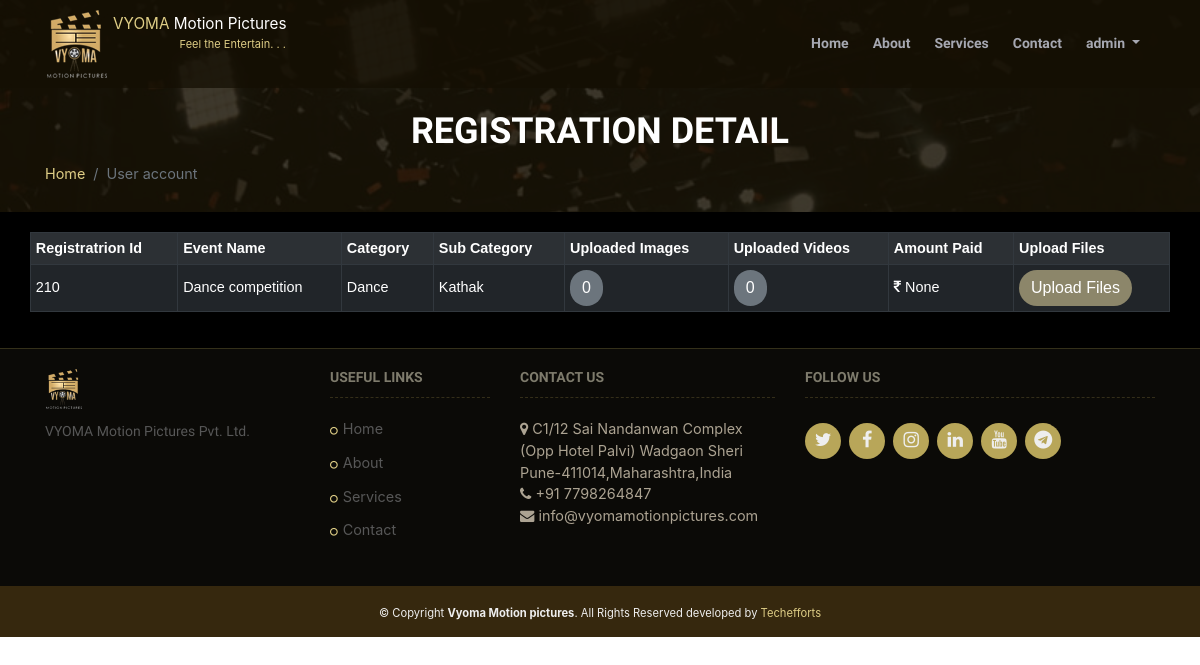
The app's page /user_account/ (signed in) with its own data.
### event_reg/models.py (models this page shows)
class user_reg(models.Model):
    user=models.ForeignKey(settings.AUTH_USER_MODEL, on_delete=models.CASCADE, null=True, default=None)
    event=models.ForeignKey(event,on_delete=models.CASCADE, null=True, default=None)
    event_sub_category=models.CharField(max_length=80,null=True,blank=True)
    first_name=models.CharField(max_length=125,null=True,blank=True)
    Last_name=models.CharField(max_length=125,null=True,blank=True)
    Email=models.EmailField(max_length=254,null=True,blank=True)
    gender = models.CharField(max_length=1,null=True,blank=True, choices=GENDER_CHOICES)
    age=models.IntegerField(null=True,blank=True)
    mobile=models.IntegerField(null=True,blank=True)
    alternamte_mobile=models.IntegerField(null=True,blank=True)
    marital_status=models.CharField(max_length=1,null=True,blank=True)
    birthdate=models.CharField(max_length=100,null=True,blank=True)
    address=models.TextField(blank=True,null=True)
    city=models.CharField(max_length=50,null=True,blank=True)
    state=models.CharField(max_length=50,null=True,blank=True)
    pincode=models.IntegerField(null=True,blank=True)
    id_proof=models.CharField(max_length=50,null=True,blank=True)
    identity_proof=models.ImageField(upload_to="identity_proof/",verbose_name='identity_proof',null=True,blank=True)
    identity_proof_back=models.ImageField(upload_to="identity_proof/",verbose_name='identity_proof',null=True,blank=True)

class event(models.Model):
    event_name=models.CharField(max_length=125)
    event_photo=models.ImageField(upload_to="images/",null=True,blank=True)
    event_location=models.CharField(max_length=100)
    event_category=models.CharField(max_length=100,null=True,choices=CATEGORY_CHOICES, default='None')
    event_start_date=models.DateField(auto_now=False, auto_now_add=False)
    event_end_date=models.DateField(auto_now=False, auto_now_add=False)
    event_discription=models.TextField(blank=True,null=True)
    event_address=models.TextField(blank=True,null=True)
    file_categories_instruction=models.CharField(max_length=500,null=True,blank=True)
    file_type_instruction=models.CharField(max_length=500,null=True,blank=True)
    file_size_instruction=models.CharField(max_length=500,null=True,blank=True)
    participant_Age_instruction=models.CharField(max_length=500,null=True,blank=True)
    Registration_fees_instruction=models.CharField(max_length=500,null=True,blank=True)
    entry_deadline_instruction=models.DateField(auto_now=False, auto_now_add=False,null=True,blank=True)
    notification_date_instruction=models.DateField(auto_now=False, auto_now_add=False,null=True)
    prize_dist_instruction=models.DateField(auto_now=False, auto_now_add=False,null=True)
    other_instruction1=models.CharField(max_length=500,null=True,blank=True)
    other_instruction2=models.CharField(max_length=500,null=True,blank=True)
    other_instruction3=models.CharField(max_length=500,null=True,blank=True)
    other_instruction4=models.CharField(max_length=500,null=True,blank=True)
    other_instruction5=models.CharField(max_length=500,null=True,blank=True)
    event_highlight1=models.TextField(blank=True,null=True)
    event_highlight2=models.TextField(blank=True,null=True)
    event_highlight3=models.TextField(blank=True,null=True)
    event_highlight4=models.TextField(blank=True,null=True)
    event_highlight5=models.TextField(blank=True,null=True)
    event_highlight6=models.TextField(blank=True,null=True)
    event_photo1=models.ImageField(upload_to="images/",null=True,blank=True)
    event_photo2=models.ImageField(upload_to="images/",null=True,blank=True)
    event_photo3=models.ImageField(upload_to="images/",null=True,blank=True)
    event_photo4=models.ImageField(upload_to="images/",null=True,blank=True)
    event_photo5=models.ImageField(upload_to="images/",null=True,blank=True)
    event_photo6=models.ImageField(upload_to="images/",null=True,blank=True)
    event_photo7=models.ImageField(upload_to="images/",null=True,blank=True)

### event_reg/views.py (the view)
# urls.py: path('user_account/', views.user_account, name ='user_account'),
def user_account(request):
	user=request.user
	user_registration_details=[]
	registration_details=user_reg.objects.filter(Email=user.email)
	for register_user in registration_details:
		video=Videos.objects.filter(user_reg=register_user,event=register_user.event)
		image=Images.objects.filter(user_reg=register_user,event=register_user.event)
		payment_history=PaytmHistory.objects.filter(user_reg=register_user)
		amount=payment_history.aggregate(Sum('TXNAMOUNT'))
		video_count=video.count()
		images_count=image.count()
		registration_details={
		"register_user":register_user,
		"image_count":images_count,
		"video_count":video_count,
		"image":image,
		"video":video,
		"amount":amount,
		"Payment_resp":payment_history
		}
		user_registration_details.append(registration_details)
	print (user_registration_details)
	return render(request,'user_account.html',{'registration_details':user_registration_details})

### templates/user_account.html (shortened to what this page needs)
{% extends 'master.html' %}
{% load static %}
{% block content %}
    <section id="innerpage">
        <div class="container wow fadeInUp">
            <div class="section-header">
                <h2>Registration Detail</h2>
                <ul class="breadcrumb">
                    <li class="breadcrumb-item"><a href="{% url 'index' %}">Home</a></li>
                    <li class="breadcrumb-item active" aria-current="page">User account</li>
                </ul>
            </div>
        </div>
    </section>
    <main id="main" class="bg-white">
        <div class="container">
            <section class="wow fadeInUp">
                <div class="row">
                    <table class="table table-dark table-striped table-responsive-lg">
  <tr>
     <th>Registratrion Id</th>
    <th>Event Name</th>
    <th>Category</th>
    <th>Sub Category</th>
    <th>Uploaded Images</th>
    <th>Uploaded Videos</th>
    <th>Amount Paid</th>
    <th>Upload Files</th>
  </tr>
  {%for reg in registration_details %}
  <tr>
    <td>{{reg.register_user.id}} </td>
    <td>{{reg.register_user.event.event_name}}</td>
    <td>{{reg.register_user.event.event_category}}</td>
    <td>{{reg.register_user.event_sub_category}}</td>
   <td>
       <button type="button" class="btn btn-secondary" data-toggle="collapse" data-target="#demo_img_{{reg.register_user.id}}">{{reg.image_count}}</button>
  </td>
     <td>
      <button type="button" class="btn btn-secondary" data-toggle="collapse" data-target="#demo_{{reg.register_user.id}}">{{reg.video_count}}</button>
   </td>
    <td><i class="fa fa-rupee"></i> {{reg.amount.TXNAMOUNT__sum }}</td>
     <td> <a href="{% url 'FileUpload' pk=reg.register_user.event.pk  id=reg.register_user.id %}" class="btn btn-info" role="button">Upload Files</a></td>
  </tr>
  {%endfor%}
</table>
                </div>
            </section>
        </div>
    </main>
    {%endblock%}

### templates/master.html (shortened to what this page needs)
<!DOCTYPE html>
<html>
{% load static %}
<head>
    <head>
    <link href="{% static 'event_reg/lib/bootstrap/css/bootstrap.min.css' %}" rel="stylesheet">
    <link href="{% static 'event_reg/lib/font-awesome/css/font-awesome.min.css' %}" rel="stylesheet">
    <link href="{% static 'event_reg/lib/animate/animate.min.css' %}" rel="stylesheet">
    <link href="{% static 'event_reg/css/style.css' %}" rel="stylesheet" />
    <link href="{% static 'event_reg/lib/venobox/venobox.css' %}" rel="stylesheet">
    <link href="{% static 'event_reg/lib/owlcarousel/assets/owl.theme.default.css' %}"  rel="stylesheet"/>
    <link href="{% static 'event_reg/lib/owlcarousel/assets/owl.carousel.css' %}" rel="stylesheet"/>
</head>
<body id="myform">
	<header id="header">
        <div class="container">
            <div id="logo" class="pull-left">
                <a href="{% url 'index' %}" class="scrollto"><img src="{% static 'event_reg/img/logo.png' %}" alt="" title="titile"></a>
                 <a class="navbar-brand navbar-brand-fix" href="#">VYOMA <span style="color:white">Motion Pictures</span></span><small style="margin-left:6.05em; font-size: 11px">Feel the Entertain. . .</small></a>
            </div>
			{% if user.is_authenticated %}
            <nav id="nav-menu-container">
                <ul class="nav-menu">
                    <li ><a href="{% url 'index' %}">Home</a></li>
                    <li><a href="{% url 'about_us' %}">About</a></li>
                    <li><a href="{% url 'services' %}">Services</a></li>
                    <li><a href="{% url 'contact' %}">Contact</a></li>
                    <li class="nav-item dropdown">
                        <a  data-toggle="dropdown"  href="#" class="nav-link dropdown-toggle" href="/admin/" >{{user}}</a>
                    </li>
                </ul>
            </nav>
            {%endif%}
        </div>
    </header>
{% block content %}{% endblock %}
    <footer id="footer">
        <div class="footer-top">
            <div class="container">
                <div class="row">
                    <div class="col-lg-3 col-md-6 footer-info">
                        <img src="{% static 'event_reg/img/logo.png' %}" alt="TheEvenet">
                        <p >VYOMA Motion Pictures Pvt. Ltd.</p>
                    </div>
                    <div class="col-lg-2 col-md-6 footer-links">
                        <h4>Useful Links</h4>
                        <ul>
                           <li ><a href="{% url 'index' %}">Home</a></li>
                    <li><a href="{% url 'about_us' %}">About</a></li>
                    <li><a href="{% url 'services' %}">Services</a></li>
                    <li><a href="{% url 'contact' %}">Contact</a></li>
                        </ul>
                    </div>
                    <div class="col-lg-3 col-md-6 footer-links">
                        <h4>Contact Us</h4>
                        <p>
                            <i class="fa fa-map-marker"></i> C1/12 Sai Nandanwan Complex <br>
                            (Opp Hotel Palvi) Wadgaon Sheri<br>
                            Pune-411014,Maharashtra,India <br>
                            <strong><i class="fa fa-phone"></i></strong> +91 7798264847<br>
                            <strong><i class="fa fa-envelope"></i></strong> info@vyomamotionpictures.com<br>
                        </p>
                    </div>
                    <div class="col-lg-4 col-md-6 footer-contact">
                        <h4>Follow Us</h4>
                        <div class="social-links">
                            <a href="https://twitter.com/MotionVyoma?s=08" class="twitter"><i class="fa fa-twitter"></i></a>
                            <a href="https://www.facebook.com/vyomamotionpictures/" class="facebook"><i class="fa fa-facebook"></i></a>
                            <a href="https://www.instagram.com/vyomamotionpictures/" class="instagram"><i class="fa fa-instagram"></i></a>
                            <a href="https://www.linkedin.com/in/vyoma-motion-pictures-661805198" class="linkedin"><i class="fa fa-linkedin"></i></a>
                            <a href="https://www.youtube.com/channel/UCsHBRZvmc-ChRdVncgV8Asg?view_as=subscriber" class="linkedin"><i class="fa fa-youtube"></i></a>
                            <a href="https://t.me/vyomamotionpictures" class="telegram"><i class="fa fa-telegram"></i></a>
                        </div>
                    </div>
                </div>
            </div>
        </div>
        <div class="copyright">
            <small> &copy; Copyright <strong>Vyoma Motion pictures</strong>. All Rights Reserved  developed by <a href="http://www.techefforts.com/">Techefforts</a> </small>
        </div>
    </footer>
</body>
</html>

### event_reg/static/event_reg/css/style.css (style rules this page uses)
a { color: #dfce86; transition: .5s }
p { padding: 0; margin: 0 0 30px 0 }
button, input { overflow: visible }
h1, h2, h3, h4, h5, h6 { font-family: Raleway,sans-serif; font-weight: 400; margin: 0 0 20px 0; padding: 0; color: #f6d89d }
.wow { visibility: hidden }
.section-header { position: relative }
#main { background: #0b0a07; padding: 20px 0 }
.section-header h2 { font-size: 32px; text-transform: uppercase; text-align: center; font-weight: 700; color: #fff; margin-bottom: 10px }
#header { padding: 10px 0; position: fixed; background: rgba(21,15,3,.74); left: 0; top: 0; right: 0; transition: all .5s; z-index: 997 }
#innerpage { background-attachment: fixed; padding: 60px 0 27px 0; background: url(../img/3.jpg) top center no-repeat; background-size: cover; overflow: hidden; position: relative }
#innerpage:before { content: ""; background: rgba(23,16,2,.82); position: absolute; bottom: 0; top: 0; left: 0; right: 0 }
#innerpage .section-header h2, #innerpage p { color: #fff }
#innerpage .section-header h2 { font-size: 36px; text-transform: uppercase; text-align: center; font-weight: 700; margin-bottom: 10px; margin-top: 50px }
#innerpage .section-header .breadcrumb { display: -ms-flexbox; display: flex; -ms-flex-wrap: wrap; flex-wrap: wrap; padding: 0; margin-bottom: 0; list-style: none; background-color: transparent; border-radius: 0 }
#header #logo img { padding: 0; margin: 0 }
.nav-menu, .nav-menu * { margin: 0; padding: 0; list-style: none }
.nav-menu li { position: relative; white-space: nowrap }
.nav-menu > li { float: left }
.sf-arrows .sf-with-ul { padding-right: 30px }
.sf-arrows .sf-with-ul:after { position: absolute; right: 15px; top: 15px; font-family: FontAwesome; font-style: normal; font-weight: 400 }
#nav-menu-container { float: right; margin-top: 15px }
.nav-menu a { padding: 8px; text-decoration: none; display: inline-block; color: rgba(202,206,221,.8); font-family: Raleway,sans-serif; font-weight: 600; font-size: 14px; outline: 0 }
.nav-menu > li { margin-left: 8px }
.nav-menu > li > a:before { content: ""; position: absolute; width: 0; height: 2px; bottom: 0; left: 0; background-color: #dfce86; visibility: hidden; transition: all .3s ease-in-out 0s }
#mobile-nav { position: fixed; top: 0; padding-top: 18px; bottom: 0; z-index: 998; background: rgba(6,12,34,.9); left: -260px; width: 260px; overflow-y: auto; transition: .4s }
#mobile-nav ul { padding: 0; margin: 0; list-style: none }
#mobile-nav ul li { position: relative }
#mobile-nav ul li a { color: #fff; font-size: 17px; overflow: hidden; padding: 10px 22px 10px 15px; position: relative; text-decoration: none; width: 100%; display: block; outline: 0 }
#footer .copyright { background: #36280e; padding: 15px; color: #eee; font-size: 14px; text-align: center }
#footer .footer-top { background: #0b0a07; border-top: 1px solid #b8a6593d; padding: 20px 0 0 0; background-size: cover }
#footer .footer-top .footer-info { margin-bottom: 30px }
#footer .footer-top .footer-info img { height: 40px; margin-bottom: 10px }
#footer .footer-top .footer-info p { font-size: 14px; line-height: 24px; margin-bottom: 0; font-family: Raleway,sans-serif; color: #575757 }
#footer .footer-top .social-links a { font-size: 18px; display: inline-block; background: #b8a659; color: #eee; line-height: 1; padding: 8px 0; margin-right: 4px; margin-top: 5px; border-radius: 50%; text-align: center; width: 36px; height: 36px; transition: .3s }
#footer .footer-top h4 { font-size: 14px; font-weight: 700; color: #7e7b6c; text-transform: uppercase; position: relative; padding-bottom: 12px; border-bottom: 1px dashed #bca9563b }
#footer .footer-top .footer-links { margin-bottom: 30px }
#footer .footer-top .footer-links ul { list-style: none; padding: 0; margin: 0 }
#footer .footer-top .footer-links ul li:before { font-family: fontawesome; color: #dfce86; content: "\f10c"; font-size: 9px; margin-right: 5px }
#footer .footer-top .footer-links ul li { padding: 6px 0 }
#footer .footer-top .footer-links ul li:last-child { border-bottom: none }
#footer .footer-top .footer-links ul li:first-child { padding-top: 0 }
#footer .footer-top .footer-links ul a { color: #575757 }
#footer .footer-top .footer-contact { margin-bottom: 30px }
@media (min-width:1024px) { #innerpage { background-attachment: fixed } }

### templates/master.html (style rules this page uses)
.navbar-brand small { display:block; font-size:12px; }

### records on screen
user_reg: register_user.id "210", register_user.event.event_name "Dance competition", register_user.event.event_category "Dance", register_user.event_sub_category "Kathak", image_count "0", video_count "0", amount.TXNAMOUNT__sum "None"

### other values on screen
{{ user }} "admin"
